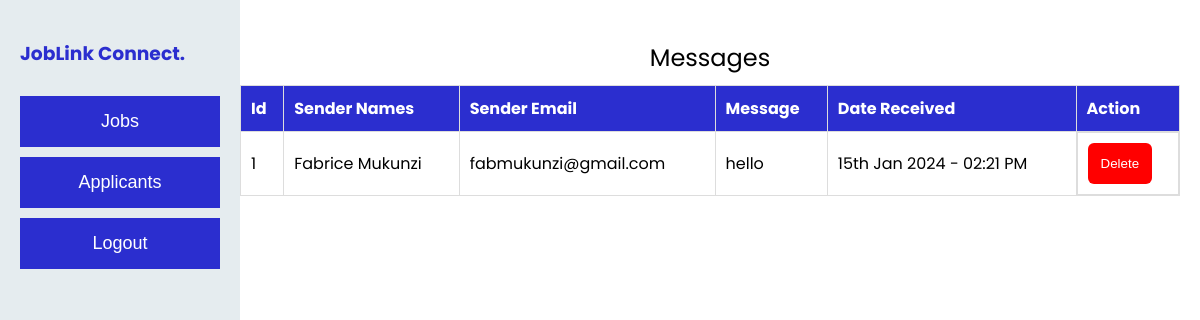
Screenshot of /dashboard/messages.php with the database file from the repository.
### tables this page shows
CREATE TABLE `messages` (
  `id` int(11) NOT NULL,
  `senderNames` varchar(255) NOT NULL,
  `senderEmail` varchar(255) NOT NULL,
  `message` text NOT NULL,
  `createdAt` text NOT NULL
);

### formatDate.php (called while the page is built)
<?php
function dateFormatterNth($date) {
    $dateObject = new DateTime($date);
    return $dateObject->format('jS M Y - h:i A');
}
function formatDate($dateToConvert) {
    $date = new DateTime($dateToConvert);
    $now = new DateTime();
    $diff = $now->getTimestamp() - $date->getTimestamp();
    if ($diff < 60) {
        return $diff . 's ago';
    } elseif ($diff < 3600) {
        return floor($diff / 60) . 'm ago';
    } elseif ($diff < 86400) {
        return floor($diff / 3600) . 'h ago';
    } else {
        return dateFormatterNth($dateToConvert);
    }
}
?>

### dashboard/messages.php (the view, shortened to what this page needs)
<?php
include('../connect.php');
include('../formatDate.php');
?>
<!DOCTYPE html>
<html lang="en">
<head>
    <link rel="stylesheet" href="./styles.css">
</head>
<body>
    <?php
    include('./sidebar.php');
    ?>
    <div class="side-data">
        <table>
            <caption>Messages</caption>
            <thead>
                <tr>
                    <th>Id</th>
                    <th>Sender Names</th>
                    <th>Sender Email</th>
                    <th>Message</th>
                    <th>Date Received</th>
                    <th>Action
                </tr>
            </thead>
            <tbody>
                <?php
                $query = "SELECT * FROM messages";
                $result = mysqli_query($conn, $query);
                if ($result && mysqli_num_rows($result) > 0) {
                    while ($message = mysqli_fetch_assoc($result)) {
                        echo '<tr>';
                        echo '<td>' . $message['id'] . '</td>';
                        echo '<td>' . $message['senderNames'] . '</td>';
                        echo '<td>' . $message['senderEmail'] . '</td>';
                        echo '<td class="no-overflow">' . $message['message'] . '</td>';
                        echo '<td>' . formatDate($message['createdAt']) . '</td>';
                        echo '<td style="display:flex;gap:5px;">' . "
                            <button class='primary-btn' style='background:red;'>
                                <a style='color:white;text-decoration:none;' href='./deleteJob.php?id=" . $message["id"] . "'>Delete</a>
                            </button>
                        " . '</td>';
                        echo '</tr>';
                    }
                } else {
                    echo '<tr><td colspan="6">No Messages received yet</td></tr>';
                }
                ?>
            </tbody>
        </table>
    </div>
</body>
</html>

### dashboard/styles.css (style rules this page uses)
html, body { margin: 0; padding: 0; font-family: 'Poppins'; }
.side-data { margin-left: 220px; padding: 20px; }
table { width: 100%; border-collapse: collapse; margin-top: 20px; }
table, th, td { border: 1px solid #ddd; }
th, td { padding: 10px; text-align: left; }
th { background-color: #2b2ecf; color: white; }
caption { font-size: 1.5em; margin-bottom: 10px; }
.primary-btn { background: #e89a3c; color: white; padding: 13px; width: fit-content; border-radius: 6px; text-align: center; border: none; cursor: pointer; }
.primary-btn a, .secondary-btn a { color: white; text-decoration: none !important; }
.no-overflow { max-height: 10px; max-width: 300px; overflow: hidden; white-space: nowrap; text-overflow: ellipsis; }

### rows the page displays
messages: id "1", senderNames "Fabrice Mukunzi", senderEmail "fabmukunzi@gmail.com", message "hello", createdAt "15th Jan 2024 - 02:21 PM"
